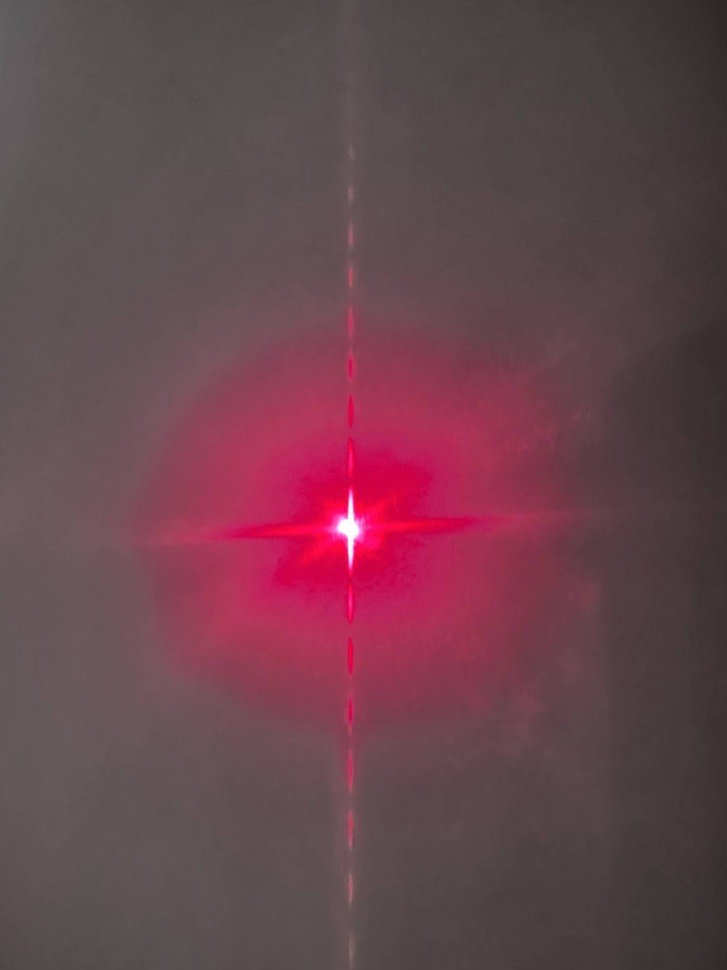
#> input picture Diffraction.jpg, 727 x 970 px, shrunk from 1169 x 1560 before the run, found by its file name
$ python diffraction.py
#> lines starting #> are read from the running program, lines starting #| are printed output that depends on the picture; long printed decimals are rounded
import cv2
import numpy as np
import matplotlib.pyplot as plt
from scipy.optimize import minimize


# ============ 核心参数 ============
IMAGE_PATH = 'D:\python_project\physics_test\Diffraction.jpg'
L = 1.5     # 头发到墙壁的距离 (单位: 米)
LAMBDA = 650e-9  # 激光波长 (红色一般是 650nm=650e-9)
# 下面填你刚才算出来的比例
SCALE = 0.000204  # m/像素


# ============ 核心算法  ============
def diffraction_model(x, d, I0, x0, b):
    """单缝衍射模型 I = I0 * (sin(alpha)/alpha)^2 + base"""
    k = (np.pi * d) / (LAMBDA * L)
    alpha = k * (x - x0) + 1e-9  # 防除0
    return I0 * (np.sin(alpha) / alpha) ** 2 + b


def make_loss_fn(x_data, y_data):
    def loss(params):
        d, I0, x0, b = params
        pred = diffraction_model(x_data, d, I0, x0, b)
        residual = pred - y_data
        return np.sum(residual ** 2)

    return loss


# 读取图片
print(f"正在读取 {IMAGE_PATH} ...")
img = cv2.imread(IMAGE_PATH)
#> img is the input picture: shape (970, 727, 3); mean B, G, R 76.8, 68.3, 104.4
if img is None:
    print("❌ 错误：找不到图片，请检查文件名或路径！")
    raise SystemExit(1)

# 转灰度
gray = cv2.cvtColor(img, cv2.COLOR_BGR2GRAY)
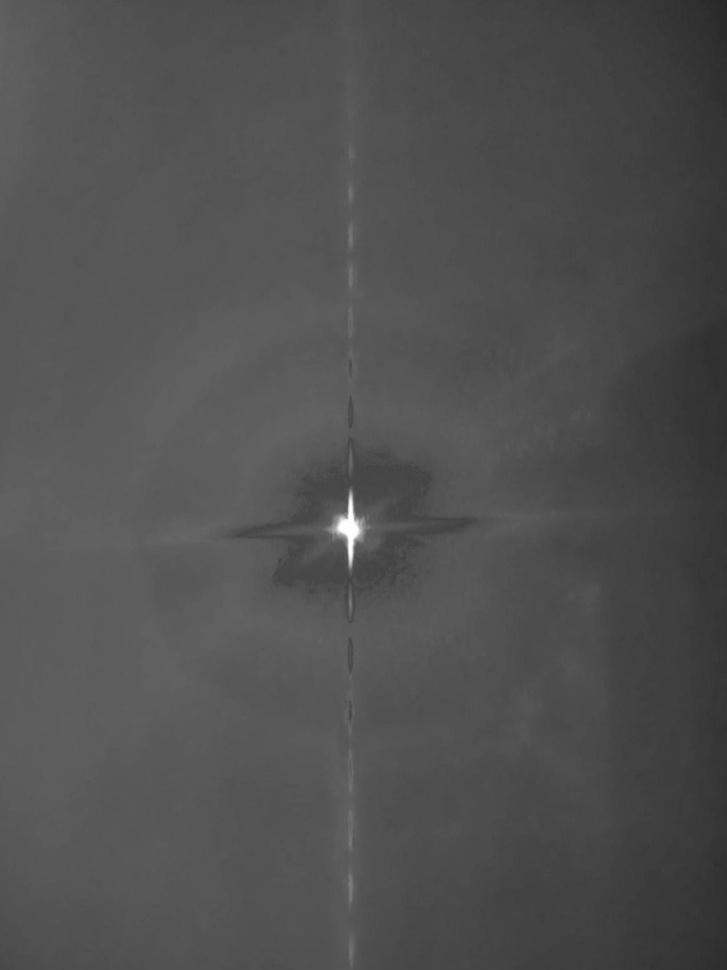
#> gray: shape (970, 727); min 39, max 255, mean 80.1
# 提取中心行的数据
h, w = gray.shape
#> h = 970; w = 727
center_x = w // 2
#> center_x = 363
# 我们取中间 20 列 (Columns) 的平均值
# axis=1 表示把这 20 列横向压缩成 1 列
signal = np.mean(gray[:, center_x - 30:center_x + 30], axis=1)
#> signal = 970 values, max 163.8 at index 528, min 71.08 at index 483, mean 87.27

y_data = signal  # 光强数据
#> y_data has the same summary as signal
x_data = np.arange(h) * SCALE  # 注意：现在的坐标轴是高度(h)
#> x_data = 970 values from 0 to 0.198
# AI 拟合（可视化迭代日志）
print("🤖 AI 正在计算头发直径（带迭代日志）...")
# 初始猜测: 直径80微米, 最大亮度255, 中心在图中间, 底噪0
p0 = np.array([80e-6, 255, h / 2 * SCALE, 0], dtype=float)
#> p0 = [8e-05, 255, 0.0989, 0]
loss_fn = make_loss_fn(x_data, y_data)

# 可选：给参数加一点合理约束，避免无意义值
bounds = [
    (10e-6, 160e-6),              # d: 10~200 微米
    (0, None),                    # I0: 非负
    (x_data.min(), x_data.max()),  # x0: 落在屏幕范围
    (None, None),                 # b: 可正可负
]

iter_state = {"n": 0, "best": np.inf}


def callback(params):
    iter_state["n"] += 1
    current_loss = loss_fn(params)
    d_um = params[0] * 1e6
    if current_loss < iter_state["best"]:
        iter_state["best"] = current_loss
    print(f"迭代 {iter_state['n']:03d}: 直径 = {d_um:7.2f} um, Loss = {current_loss:.6f}")


try:
    result = minimize(
        loss_fn,
        p0,
        method="L-BFGS-B",
        bounds=bounds,
        callback=callback,
        options={"maxiter": 500, "disp": False},
    )
#> in loss, `residual = pred - y_data`: residual = 970 values, max 183.6 at index 484, min -138.6 at index 531, mean -71.77
#> in callback, `current_loss = loss_fn(params)`: current_loss = 5050919.5
#> in callback, `d_um = params[0] * 1e6`: d_um = 79.99
#| 迭代 001: 直径 =   79.99 um, Loss = 5050919.540
#| 迭代 002: 直径 =  160.00 um, Loss = 3875104.761
#| 迭代 003: 直径 =  160.00 um, Loss = 1478727.188
#| 迭代 004: 直径 =  160.00 um, Loss = 1475786.731
#| 迭代 005: 直径 =  160.00 um, Loss = 1474728.044
#| 迭代 006: 直径 =  160.00 um, Loss = 1464582.458
#| 迭代 007: 直径 =  160.00 um, Loss = 1214338.020
#| 迭代 008: 直径 =  160.00 um, Loss = 1212092.342
#| 迭代 009: 直径 =  160.00 um, Loss = 1124317.251
#| 迭代 010: 直径 =  160.00 um, Loss = 704542.806
#| 迭代 011: 直径 =  160.00 um, Loss = 679811.139
#| 迭代 012: 直径 =  160.00 um, Loss = 679729.391
#| 迭代 013: 直径 =  160.00 um, Loss = 679729.157
#| 迭代 014: 直径 =  160.00 um, Loss = 679729.157

    if not result.success:
        raise RuntimeError(result.message)

    d_fit, I0_fit, x0_fit, b_fit = result.x
#> d_fit = 0.00016; I0_fit = 254.9; x0_fit = 0.108; b_fit = 79.48
    diameter_um = d_fit * 1e6  # 换算成微米
    final_loss = loss_fn(result.x)

    print("✅ 优化成功！")
    print("========================================")
    print(f"🎯 头发丝直径为: {diameter_um:.2f} 微米 (um)")
#| 🎯 头发丝直径为: 160.00 微米 (um)
    print(f"📉 最终损失: {final_loss:.6f}")
#| 📉 最终损失: 679729.157
    print(f"🧠 迭代次数: {iter_state['n']}")
#| 🧠 迭代次数: 14
    print("========================================")

    # 画图
    plt.figure(figsize=(12, 6))
    plt.scatter(x_data * 100, y_data, s=1, c='gray', alpha=0.5, label='Sensor Data')
    plt.plot(
        x_data * 100,
        diffraction_model(x_data, d_fit, I0_fit, x0_fit, b_fit),
        'r-',
        lw=2,
        label=f'Best Fit (d={diameter_um:.1f} um)',
    )
    plt.title(f'AI-Based Diffraction Analysis (d = {diameter_um:.2f} $\\mu m$)', fontsize=14)
    plt.xlabel('Position on Screen (cm)')
    plt.ylabel('Light Intensity')
    plt.legend()
    plt.grid(alpha=0.3)
    plt.savefig('result_plot.png')  # 保存结果图
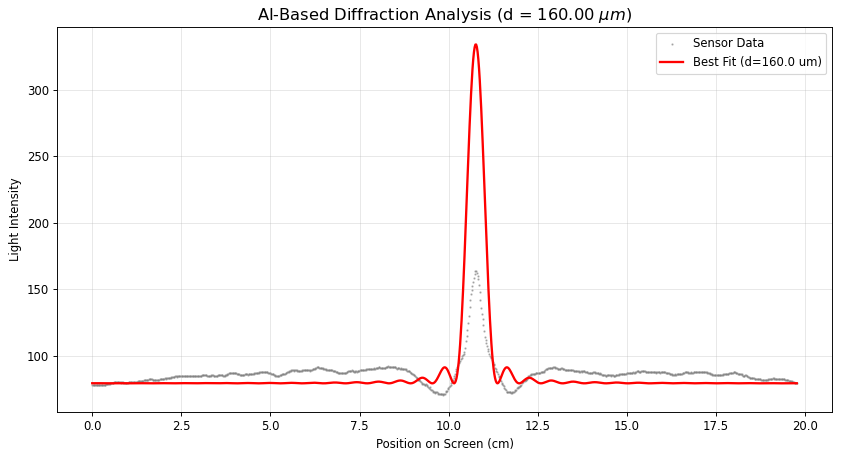
#> figure drawn by matplotlib, 1 panel; curve peaks at x = 10.77, y = 334.1
    plt.show()

except Exception as e:
    print(f"❌ 拟合失败: {e}")
    print("建议：检查SCALE是否算对，或者裁切一下图片只保留中间亮斑区域。")
